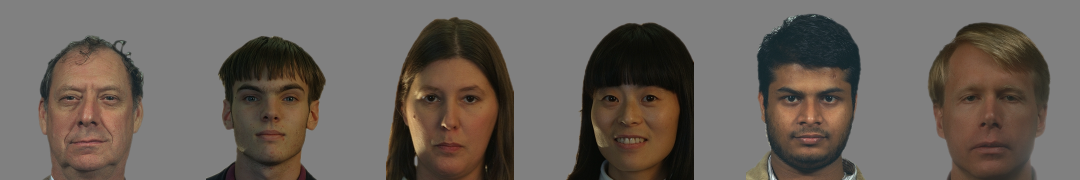
#> input picture MonkeyMaze3D/Assets/Resources/stimuli/stimuli_1.png, 2160 x 360 px (shown at 1/2 size); its folder holds only this picture in this run
$ python img2points.py --input ../MonkeyMaze3D/Assets/Resources/stimuli/stimuli_1.png
#> lines starting #> are read from the running program, lines starting #| are printed output that depends on the picture; after the words box and inside, x2 and y2 are one past the last pixel; in counts of white or black regions, pixels touching at a corner belong together
import cv2
import json
import numpy as np
from glob import glob
import os
import argparse

parser = argparse.ArgumentParser(description='Converting images to start/end points for maze wall')
parser.add_argument('--project_dir', type=str, default=None, help='Directory to the project')
parser.add_argument('--input', type=str, default=None, help='Input image for the 2D maze')
args = parser.parse_args()

def preprocess_img(img):
    """ Function for preprocessing raw image data
        Inputs:
            img: 2D numpy array of the raw image
        Outputs:
            img: 2D numpy array of processed image
    """

    # binarize the image (reverse black and white)
    # img = cv2.resize(img, (200, 200)) # use fixed size for now
    img[img<=10] = 1
    img[img!=1] = 0

    return img


def consolidate_points(points, vertical=False):
    """ Function for converting dictionary data into list.
        Inputs:
            points: Dictionary storing the start/end points,
                    where the key are (start, end) location for the main axis
                    (vertical or horital), value is a list storing the secondary
                    axis.
            vertical: Specifying if the current data is for vertical walls
        Outputs:
            filtered_points: A list storing the start/end point
                            locations for different walls. The format is
                            (start_x, start_y, end_x, end_y)
    """

    filtered_points = []
    for i, duplicated_set in enumerate(points):
        # processing horizontal walls
        if not vertical:
            start_x, end_x = duplicated_set
            if np.abs(start_x-end_x)<=10:
                continue
            for y in points[duplicated_set]:
                # filtered_points.append([int(start_x), int(y), int(end_x), int(y)])
                point_dict = {
                            "start_x": int(start_x),
                            "start_y": int(y),
                            "end_x": int(end_x),
                            "end_y": int(y)
                            }
                filtered_points.append(point_dict)
        else:
            start_y, end_y = duplicated_set
            if np.abs(start_y-end_y)<=10:
                continue
            for x in points[duplicated_set]:
                # filtered_points.append([int(x), int(start_y), int(x), int(end_y)])
                point_dict = {
                            "start_x": int(x),
                            "start_y": int(start_y),
                            "end_x": int(x),
                            "end_y": int(end_y)
                            }
                filtered_points.append(point_dict)
    return filtered_points


# preprocessing image
img = cv2.imread(args.input)[:, :, 0].astype('float32')
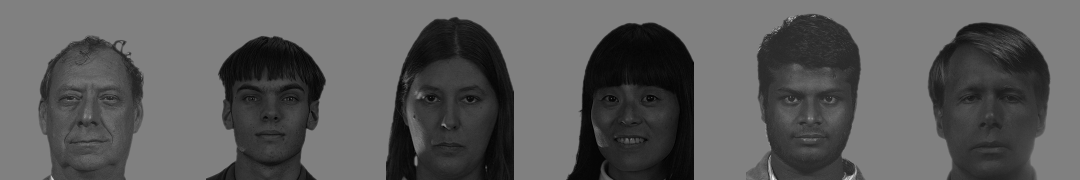
#> img: shape (360, 2160) float32 (shown at 1/2 size); min 0, max 248, mean 91.1
img = preprocess_img(img)
#> in preprocess_img, `img[img<=10] = 1`: img: shape (360, 2160) float32; 3.25% of pixels changed, all inside (x1, y1, x2, y2) = (445, 51, 1388, 360)
#> in preprocess_img, `img[img!=1] = 0`:
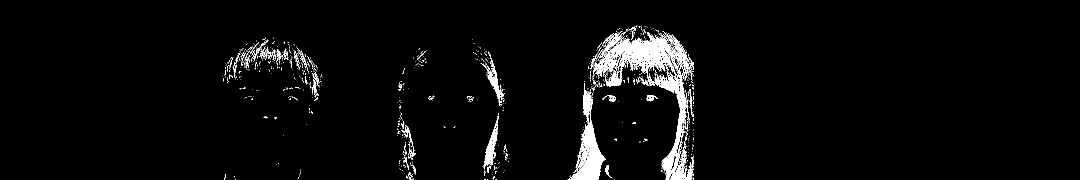
#> img: shape (360, 2160) float32 (shown at 1/2 size); values 0 (black) and 1 (white), 3.3% white; 951 white regions (905 under 20 px), largest, box (x1, y1, x2, y2) and area: (1187, 62, 1386, 360) 13271, (1135, 171, 1212, 360) 4628, (967, 231, 997, 339) 1055
cv2.imwrite('check.png', img*255)

walls = []
direction = []

# horizontal wall detection
horizontal_wall = dict()
for i in range(len(img)):
    prev_x = -1
    for j in range(len(img[0])):
        # start point
        if prev_x == -1 and img[i, j]:
            prev_x = int(j/10) * 10
        # end point
        elif prev_x != -1 and not img[i,j]:
            if (prev_x, int((j-1)/10)*10) not in horizontal_wall:
                horizontal_wall[(prev_x, int((j-1)/10)*10)] = [int(i/10)*10]
            else:
                horizontal_wall[(prev_x, int((j-1)/10)*10)].append(int(i/10)*10)
            prev_x = -1
        else:
            continue
#> after the loop, horizontal_wall = 172 items

# remove duplicated walls caused by lines with non-uniform length
horizontal_wall_filtered = dict()
for k in horizontal_wall:
    horizontal_wall[k] = sorted(list(set(horizontal_wall[k])))
    if len(horizontal_wall[k])>1:
        prev_idx = 0 # use an index to record the start of a continuous sequence
        horizontal_wall_filtered[k] = []
        for i in range(1, len(horizontal_wall[k])):
            if horizontal_wall[k][i] != horizontal_wall[k][i-1]+1:
                horizontal_wall_filtered[k].append(np.min(horizontal_wall[k][prev_idx:i]))
                prev_idx = i
            if (i == len(horizontal_wall[k]) - 1):
                if len(horizontal_wall_filtered[k]) == 0:
                    horizontal_wall_filtered[k].append(np.min(horizontal_wall[k][prev_idx:]))
                else:
                    if (horizontal_wall[k][-1]-horizontal_wall_filtered[k][-1])>10:
                        horizontal_wall_filtered[k].append(horizontal_wall[k][-1])
    else:
        horizontal_wall_filtered[k] = horizontal_wall[k]
#> this loop made 172 passes
#> k on passes 1 to 12: (1270, 1270), (1290, 1290), (1260, 1270), (1280, 1280), (1250, 1250), (1260, 1260), (1300, 1300), (1240, 1240), (1230, 1230), (1250, 1260), (1310, 1310), (1320, 1320)
#> after the loop, horizontal_wall_filtered = 172 items

walls.extend(consolidate_points(horizontal_wall_filtered, False))
#> the loop in consolidate_points, `for i, duplicated_set in enumerate(points):` made 172 passes
#> after the loop in consolidate_points, `for i, duplicated_set in enumerate(points):`: filtered_points = 81 items
direction.extend([1]*len(walls)) # 1 indicate horizontal wall, 0 otheriwse

# randomly select a vertical corridor for the starting position (spawn between two walls)
valid_y = False
while not valid_y:
    start_idx = int(np.random.choice(np.arange(len(walls)-1), 1)[0])
    corridor_width = walls[start_idx+1]['start_y'] - walls[start_idx]['start_y'] # compute the corridor width
    if corridor_width > 20:
        init_y = int(walls[start_idx]['start_y'] + corridor_width/2)
        valid_y = True
#> this loop made 8 passes
#> (start_idx, corridor_width, init_y) on pass 8: (36, 80, 150)
#> (start_idx, corridor_width) on passes 1 to 6: (44, 0), (47, -180), (64, 10), (67, 10), (67, 10), (9, 20)

# vertical wall detection
vertical_wall = dict()
for j in range(len(img[0])):
    prev_y = -1
    for i in range(len(img)):
        # start point
        if prev_y == -1 and img[i, j]:
            prev_y = int(i/10)*10
        # end point
        elif prev_y != -1 and not img[i,j]:
            if (prev_y, int((i-1)/10)*10) not in vertical_wall:
                vertical_wall[(prev_y, int((i-1)/10)*10)] = [int(j/10)*10]
            else:
                vertical_wall[(prev_y, int((i-1)/10)*10)].append(int(j/10)*10)
            prev_y = -1
        else:
            continue
#> after the loop, vertical_wall = 137 items

# remove duplicated walls caused by lines with non-uniform length
vertical_wall_filtered = dict()
for k in vertical_wall:
    vertical_wall[k] = sorted(list(set(vertical_wall[k])))
    if len(vertical_wall[k])>1:
        prev_idx = 0 # use an index to record the start of a continuous sequence
        vertical_wall_filtered[k] = []
        for i in range(1, len(vertical_wall[k])):
            if vertical_wall[k][i] != vertical_wall[k][i-1] + 1:
                vertical_wall_filtered[k].append(np.min(vertical_wall[k][prev_idx:i]))
                prev_idx = i
            if i == len(vertical_wall[k]) - 1:
                vertical_wall_filtered[k].append(vertical_wall[k][-1])
                if len(vertical_wall_filtered[k]) == 0:
                    vertical_wall_filtered[k].append(np.min(vertical_wall[k][prev_idx:]))
                else:
                    if (vertical_wall[k][-1]-vertical_wall_filtered[k][-1])>10:
                        vertical_wall_filtered[k].append(vertical_wall[k][-1])
    else:
        vertical_wall_filtered[k] = vertical_wall[k]
#> this loop made 137 passes
#> k on passes 1 to 12: (150, 150), (150, 160), (140, 140), (130, 130), (350, 350), (120, 120), (340, 350), (130, 140), (160, 160), (140, 150), (110, 110), (120, 130)
#> after the loop, vertical_wall_filtered = 137 items
walls.extend(consolidate_points(vertical_wall_filtered, True))
#> the loop in consolidate_points (call 2), `for i, duplicated_set in enumerate(points):` made 137 passes
direction.extend([0]*(len(walls)-len(direction)))

# visualize the processed data for validation
height, width = img.shape
vis_img = np.zeros([height, width])*255
#> vis_img: shape (360, 2160) float64; every value is 0
for wall in walls:
    start_x, start_y, end_x, end_y = wall['start_x'], wall['start_y'], wall['end_x'], wall['end_y'],
    cv2.line(vis_img, (start_x, start_y), (end_x, end_y), (255, 255, 255))
#> this loop made 260 passes
#> wall on passes 1 to 3: {'start_x': 1220, 'start_y': 70, 'end_x': 1240, 'end_y': 70}, {'start_x': 1220, 'start_y': 90, 'end_x': 1240, 'end_y': 90}, {'start_x': 1300, 'start_y': 80, 'end_x': 1320, 'end_y': 80}
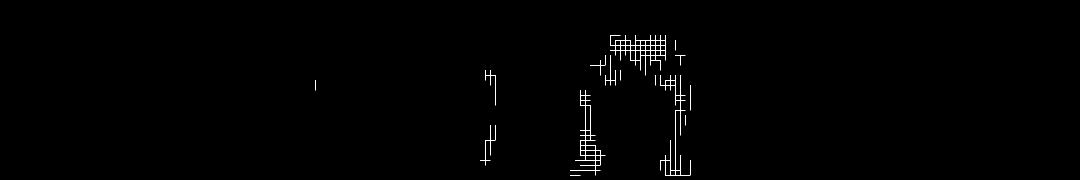
#> vis_img: shape (360, 2160) float64 (shown at 1/2 size); 0.42% white in thin lines or dots, all inside (x1, y1, x2, y2) = (630, 70, 1381, 351)

# randomly select a horizontal positions for the startig position
pool = []
for x in np.arange(width):
    if vis_img[init_y, x-corridor_width:x+corridor_width].sum() == 0:
        pool.append(x)
init_x = np.random.choice(pool, 1)[0]
cv2.imwrite('test.png', vis_img)

# store the available stimuli in the json file
record_stimuli = dict()
for wall_len in ['long', 'medium', 'short']:
#> (the run stopped early here; a loop or call above may not have finished)
